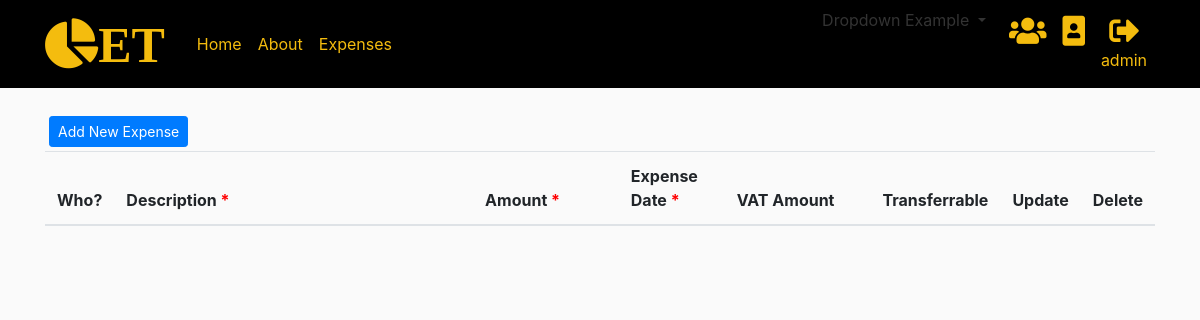
The page /testexpense (signed in) on the database as committed earlier.
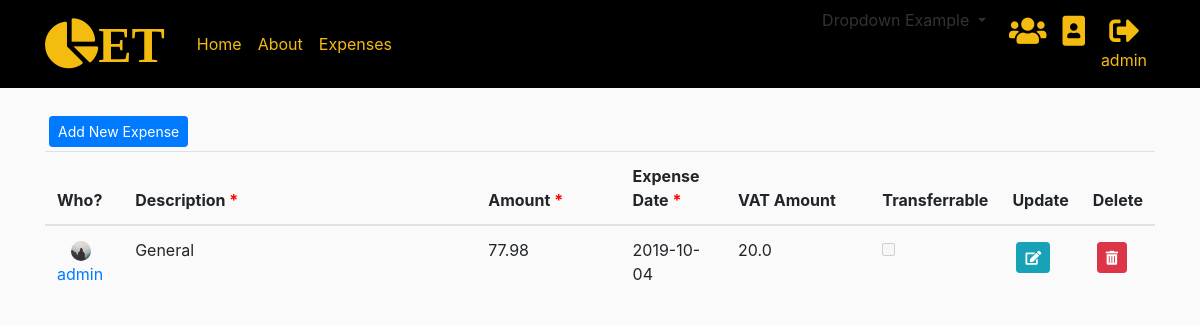
The same page on the database as committed later.
### approot/models.py (models this page shows, shortened)
class User(db.Model, UserMixin):
    __tablename__ = 'user'
    id = db.Column(db.Integer, primary_key=True)
    username = db.Column(db.String(20), unique=True, nullable=False)
    email = db.Column(db.String(120), unique=True, nullable=False)
    image_file = db.Column(db.String(20), nullable=False, default='default.jpg')
    role = db.Column(db.String(15), nullable=False)
    dark_mode = db.Column(db.Boolean(15), nullable=False, default=False)
    theme = db.Column(db.String(15), nullable=False, default='Default')
    password = db.Column(db.String(60), nullable=False)
    posts = db.relationship('Post', backref='author', cascade='all,delete,delete-orphan', lazy=True)
    expenses = db.relationship('Expense', backref='author', cascade='all,delete,delete-orphan', lazy=True)

class Expense(db.Model):
    __tablename__ = 'expense'
    id = db.Column(db.Integer, primary_key=True)
    description = db.Column(db.String(100), nullable=False)
    expense_date = db.Column(db.DateTime, nullable=False, default=datetime.utcnow)
    amount = db.Column(db.Float, nullable=False, default=0)
    vat_amount = db.Column(db.Float, nullable=False, default=0)
    user_id = db.Column(db.Integer, db.ForeignKey('user.id'), nullable=False)
    Transferrable = db.Column(db.Boolean, nullable=False, default=0)

### approot/expenses/routes.py (the view)
@expenses.route("/testexpense")
@login_required
def testexpense():
    expenses = Expense.query.order_by(Expense.expense_date.desc()).all()
    form = ExpenseForm()
    return render_template('expense/expense.html', expenses=expenses, form=form)

### approot/expenses/forms.py
class ExpenseForm(FlaskForm):
    description = StringField('Description', validators=[DataRequired()])
    expense_date = DateField('Expense Date',format='%Y-%m-%d', validators=[DataRequired()])
    amount = DecimalField('Amount',places=2, validators=[DataRequired()])
    vat_amount = DecimalField('VAT Amount',places=2)
    Transferrable = BooleanField('Transferrable?')
    submit = SubmitField('Submit')

### approot/models.py (called while the page is built)
@login_manager.user_loader
def load_user(user_id):
    return User.query.get(int(user_id))

### approot/templates/expense/expense.html (shortened to what this page needs)
{% extends "layout.html" %}
{% from "util/macros_modified.html" import form_field_custom with context %}
{% block content %}
<div>
  <div class="row mt-3">
    <div class="col-sm-8">
      <button type="button" class="btn btn-primary btn-sm m-1" data-toggle="modal" data-target="#AddNewModal">Add New Expense</button>
    </div>
  </div>
  <table
  class="table table-hover"
  id="expense_tbl"
  style="width: 100%"
  data-toggle="table"
  data-search="true"
  data-show-toggle="true"
  data-show-columns="true"
  data-show-export="true"
  data-pagination="true"
  data-show-extended-pagination="true"
  data-page-list="[3, 5, 10, 25, 50, 100, all]"
  data-page-size="5"
  data-show-export="true">
    <colgroup>
       <col span="1" style="width: 5%;">
       <col span="1" style="width: 40%;">
       <col span="1" style="width: 15%;">
       <col span="1" style="width: 10%;">
       <col span="1" style="width: 15%;">
       <col span="1" style="width: 5%;">
       <col span="1" style="width: 5%;">
       <col span="1" style="width: 5%;">
    </colgroup>
    <thead>
        <tr>
            <th data-sortable="true">Who?</th>
            <th>Description <font color="red">*</font></th>
            <th data-sortable="true">Amount <font color="red">*</font></th>
            <th data-sortable="true">Expense Date <font color="red">*</font></th>
            <th>VAT Amount</th>
            <th>Transferrable</th>
            <th>Update</th>
            <th>Delete</th>
    </thead>
    <tbody>
     {% for expense in expenses %}
              <tr row_id="{{ expense.id }}">
                  <td style="text-align:center;">
                      <div align="center">
                        <img class="rounded-circle article-img" src="{{ url_for('static', filename='profile_pics/' + expense.author.image_file) }}">
                      </div>
                      <div align="center">
                          <a class="mr-2" href="{{ url_for('expenses.user_testexpenses', username=expense.author.username) }}">{{ expense.author.username }}</a>
                      </div>
                  </td>
                  <form method="POST" action="{{ url_for('expenses.update_testexpense', expense_id=expense.id) }}">
                    <fieldset class="form-group" style="display:none">
                      <td>{{ expense.description }}</td>
                      <td>{{ expense.amount }}</td>
                      <td>{{ expense.expense_date.strftime('%Y-%m-%d') }}</td>
                      <td>{{ expense.vat_amount }}</td>
                          {% if expense.Transferrable == False %}
                              <td>
                                <input name="btSelectItem" type="checkbox" disabled="disabled">
                              </td>
                          {% else %}
                              <td>
                                <input data-index="5" name="btSelectItem" type="checkbox" checked="checked" disabled="disabled">
                              </td>
                          {% endif %}
                      {% if current_user.username == expense.author.username %}
                        <td><button type="button" class="btn btn-info btn-sm m-1" data-toggle="modal" data-target="#updateModal{{ expense.id }}"><i class="fas fa-edit"></i></button></td>
                        <td><button type="button" class="btn btn-danger btn-sm m-1" data-toggle="modal" data-target="#deleteModal{{ expense.id }}"><i class="fas fa-trash-alt"></i></button></td>
                      {% endif %}
                    </fieldset>
                  </form>
              </tr>
    {% endfor %}
    </tbody>
    </table>
</div>
{% endblock content %}

### approot/templates/layout.html (shortened to what this page needs)
<!DOCTYPE html>
<html>
  <head>
      {% if current_user.is_authenticated %}
        {% if current_user.theme.upper() == "DEFAULT" %}
        <link rel="stylesheet" href="https://stackpath.bootstrapcdn.com/bootstrap/4.2.1/css/bootstrap.min.css">
        {% endif %}
      {% else %}
        <link rel="stylesheet" href="https://stackpath.bootstrapcdn.com/bootstrap/4.2.1/css/bootstrap.min.css">
      {% endif %}
      <link rel="stylesheet" href="https://use.fontawesome.com/releases/v5.6.3/css/all.css">
      <link rel="stylesheet" href="https://unpkg.com/bootstrap-table@1.15.4/dist/bootstrap-table.min.css">
      {% if current_user.is_authenticated and current_user.dark_mode == True%}
        <link rel="stylesheet" type="text/css" href="{{ url_for('static', filename='main.css') }}">
      {% else %}
        <link rel="stylesheet" type="text/css" href="{{ url_for('static', filename='light_theme_main.css') }}">
      {% endif %}
  </head>
  <body>
      <header class="site-header">
        <nav class="navbar navbar-expand-md navbar-dark bg-steel fixed-top">
          <div class="container">
            <a class="navbar-brand mr-4" href="/"><i class="fas fa-chart-pie" style="font-size:50px">ET</i></a>
            <div class="collapse navbar-collapse" id="navbarToggle">
              <div class="navbar-nav mr-auto">
                {% if current_user.is_authenticated %}
                  <a class="nav-item nav-link" href="{{ url_for('main.home') }}">Home</a>
                {% endif %}
                <a class="nav-item nav-link" href="{{ url_for('main.about') }}">About</a>
                {% if current_user.is_authenticated and current_user.role != 'Pending' %}
                  <a class="nav-item nav-link" href="{{ url_for('expenses.expense') }}">Expenses</a>
                {% endif %}
              </div>
              <div class="navbar-nav">
                <div class="container">
                <div class="dropdown">
                 <a class="dropdown-toggle" data-toggle="dropdown">Dropdown Example
                 </a>
               </div>
             </div>
                {% if current_user.is_authenticated %}
                {% if current_user.role == "Admin" %}
                  <a class="nav-item nav-link" href="{{ url_for('users.registeredusers') }}" title="Registered Users"><i class="fas fa-users"style="font-size:30px"></i></a>
                {% endif %}
                  <a class="nav-item nav-link" href="{{ url_for('users.account') }}" title="Account"><i class="fas fa-portrait" style="font-size:30px"></i></a>
                  <a class="nav-item nav-link" href="{{ url_for('users.logout') }}" title="Logout">
                    <div align="center">
                      <div position="relative"><i class="fas fa-sign-out-alt" style="font-size:30px"></i></div>
                      <div position="relative">{{ current_user.username }} </div>
                    </div>
                  </a>
                {% else %}
                  <a class="nav-item nav-link" href="{{ url_for('users.login') }}">Login</a>
                  <a class="nav-item nav-link" href="{{ url_for('users.register') }}">Register</a>
                {% endif %}
              </div>
            </div>
          </div>
        </nav>
      </header>
      <main role="main" class="container">
        <div class="row">
          <div class="col-md-12 mt-3">
            {% block content %}
            {% endblock %}
          </div>
        </div>
      </main>
  </body>
</html>

### approot/templates/expense/partials/addModal.html (shortened to what this page needs)
{% from "util/macros_modified.html" import form_field_custom with context %}
{% from "util/macros.html" import form_field with context %}

### approot/templates/expense/partials/updateModal.html (shortened to what this page needs)
{% from "util/macros_modified.html" import form_field_custom with context %}

### approot/static/light_theme_main.css (style rules this page uses)
body { background: #fafafa; color: #333333; margin-top: 5rem; }
.bg-steel { background-color: #000000; }
.navbar-dark .navbar-brand { color: #f4bc0e; }
.site-header .navbar-nav .nav-link { color: #f4bc0e; }
.article-img { height: 65px; width: 65px; margin-right: 16px; }
.article-img { height: 20px; width: 20px; margin-right: 6px; }

Rows that differ between the two databases and show on the page:
added Expense: image_file (placeholder picture), author.username "admin", description "General", amount "77.98", expense_date "2019-10-04", vat_amount "20.0"
